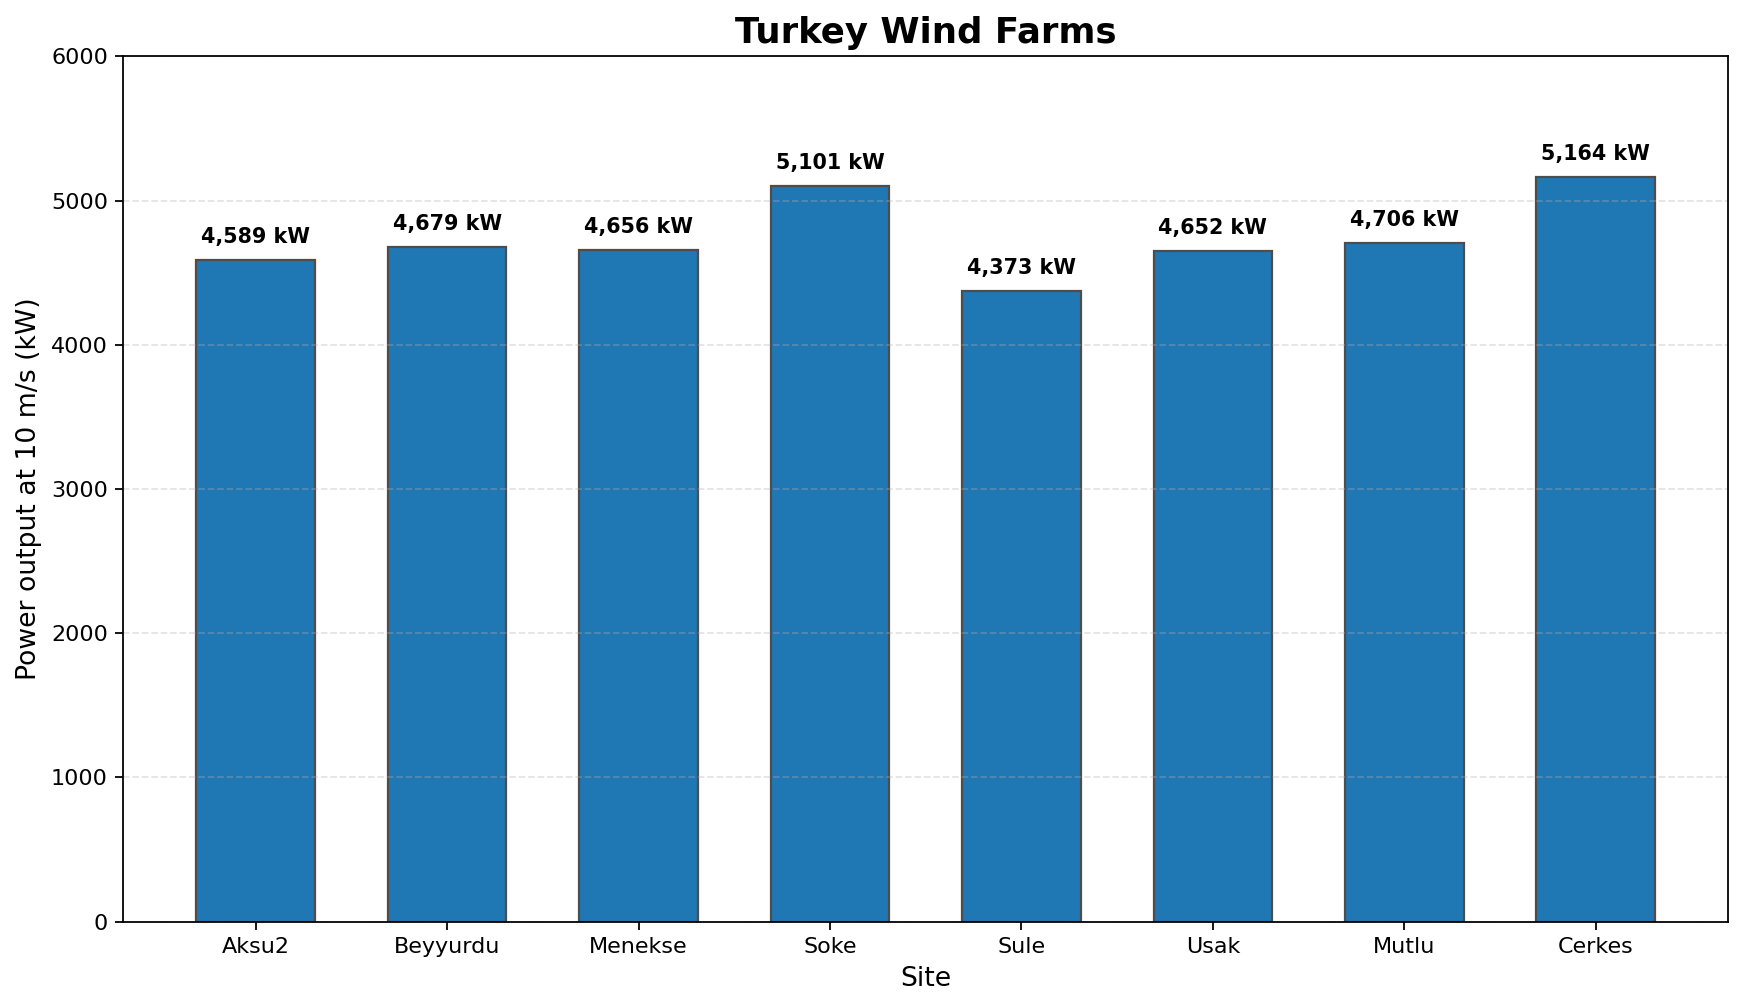

Generate this figure with Python:
import numpy as np
import matplotlib.pyplot as plt

wind_speed = 10
blade_length = 81
rotor_area = np.pi * blade_length**2
power_coefficient = 0.45
rated_power = 6000
pmdd_efficiency = 1.00 * 0.97

sites = [
    "Aksu2", "Beyyurdu", "Menekse", "Soke",
    "Sule", "Usak", "Mutlu", "Cerkes"
]
air_density = np.array([
    1.020, 1.040, 1.035, 1.134,
    0.972, 1.034, 1.046, 1.148
])

wind_power = (
    0.5 * air_density * rotor_area * wind_speed**3 * power_coefficient
)
power = np.clip(wind_power * pmdd_efficiency / 1000, 0, rated_power)

plt.figure(figsize=(11, 6.4), dpi=160)
bars = plt.bar(sites, power, width=0.62, edgecolor="0.3")
plt.grid(True, axis="y", linestyle="--", alpha=0.35)

for bar, value in zip(bars, power):
    x = bar.get_x() + bar.get_width() / 2
    plt.text(
        x, value + 90, f"{value:,.0f} kW",
        ha="center", va="bottom", fontsize=9.3, fontweight="bold"
    )

plt.title("Turkey Wind Farms", fontsize=16, weight="bold")
plt.xlabel("Site", fontsize=12)
plt.ylabel("Power output at 10 m/s (kW)", fontsize=12)
plt.ylim(0, 6000)
plt.tight_layout()
plt.savefig("Turkey_Wind_Farms.png", bbox_inches="tight")
plt.close()
